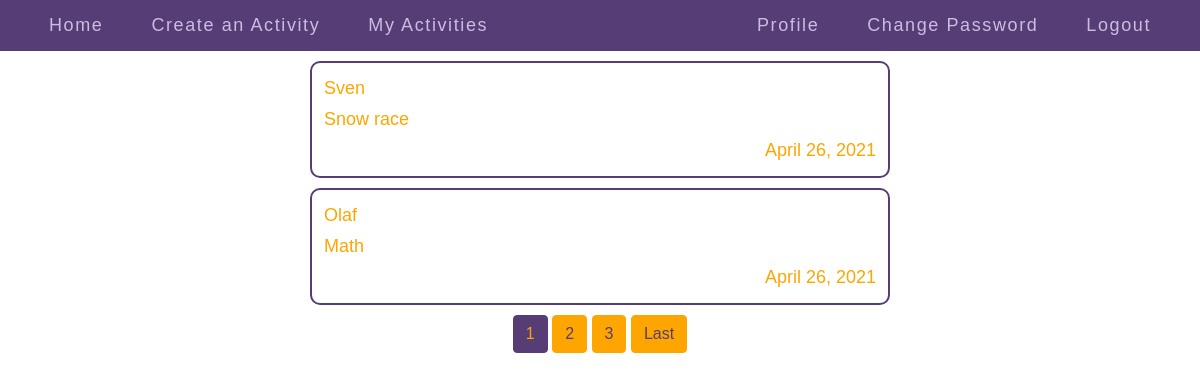
/index/ (signed in), run on the app's committed database.
### meet/models.py (models this page shows, shortened)
class Activity(models.Model):
    user = models.ForeignKey(User, on_delete=models.CASCADE, related_name="activities")
    title = models.CharField(max_length=128)
    description = models.TextField()
    time = models.DateTimeField(default=timezone.now)

### meet/views.py (the view)
# urls.py: path("index/", views.index, name="index"),
@login_required(login_url='/')
def index(request):
    activities = Activity.objects.all().order_by('-time')
    paginator = Paginator(activities, 2)
    page_num = request.GET.get('page')
    page_obj = paginator.get_page(page_num)
    return render(request, "meet/index.html", {
    "activities": page_obj
    })

### meet/templates/meet/index.html (shortened to what this page needs)
{% extends "meet/layout.html" %}
{% load static %}
{% block body %}
  <div class="index_page">
    {% for activity in activities %}
      <div class="indexpage_activity">
        <div>
          {{ activity.user.username }}
        </div>
        <div>
          {{ activity.title }}
        </div>
        <div class="indexpage_posted_on">
          {{ activity.time|date:"F d, Y" }}
        </div>
      </div>
    {% endfor %}
    <div class="pagination_links">
      {% for num in activities.paginator.page_range %}
        {% if activities.number == num %}
          <a id="current_pagination_link" class="btn btn-info" href="?page={{ num }}">{{ num }}</a>
        {% elif num > activities.number|add:'-3' and num < activities.number|add:'3' %}
          <a class="btn btn-outline-info" href="?page={{ num }}">{{ num }}</a>
        {% endif %}
      {% endfor %}
      {% if activities.has_next %}
      <a class="btn btn-outline-info" href="?page={{ activities.paginator.num_pages }}">Last</a>
      {% endif %}
    </div>
  </div>
{% endblock %}

### meet/static/meet/styles.css (style rules this page uses)
* { font-family: Arial, sans-serif; }
html, body { padding: 0; margin: 0; }
.form_register, .form_update, .password_forms, .activity_form, .index_page { width: 75%; min-width: 300px; max-width: 600px; }
.index_page { margin: auto; }
.index_page > * { margin: 10px; }
.indexpage_activity > * { margin: 2px; }
.indexpage_activity { border: 2px solid #563d76; color: orange; display: flex; flex-direction: column; padding: 10px; border-radius: 10px; font-size: 18px; position: relative; }
.indexpage_activity .indexpage_posted_on { align-self: flex-end; }
.form_update button, .password_reset_complete a, .pagination_links a, .common_button { color: orange; border-color: #563d76; background: #563d76; color: #563d76; border-color: orange; background: orange; }
.form_update button[type="submit"]:hover, .form_update button[type="button"]:hover, .password_reset_complete a:hover, .pagination_links a:hover, #current_pagination_link, .common_button:hover { color: #563d76; border-color: orange; background: orange; color: orange; border-color: #563d76; background: #563d76; }
.pagination_links { text-align: center; }

### data on the page
Activity: user.username "Sven", title "Snow race", time "April 26, 2021"
Activity: user.username "Olaf", title "Math", time "April 26, 2021"

### other printed values
{{ num }} "1"
{{ num }} "2" "3"
